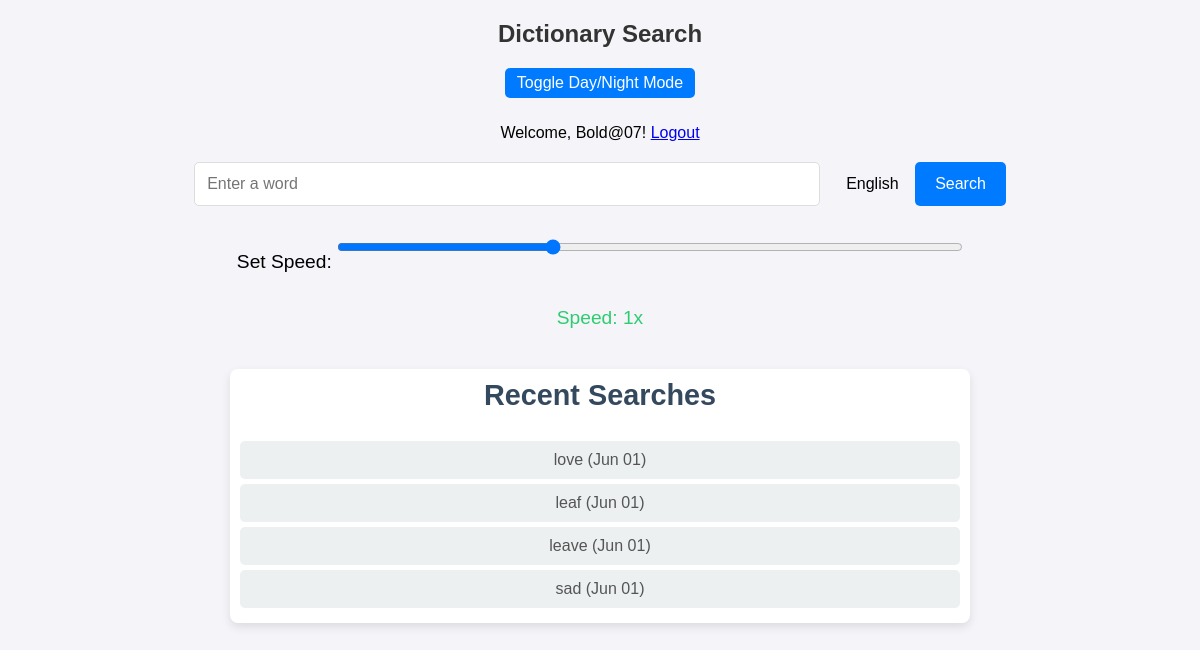
The app's page / (signed in) with its own data.
### dictionary/models.py (models this page shows, shortened)
class SearchHistory(models.Model):
    user = models.ForeignKey(User, on_delete=models.CASCADE)  # Connects search history to a user
    word = models.CharField(max_length=255)  # Stores the searched word
    language = models.CharField(max_length=10, default='en')  # Stores the language code of the search
    search_time = models.DateTimeField(auto_now_add=True)
    class Meta:
        app_label = 'dictionary'

### dictionary/views.py (the view, shortened to what this page needs)
# urls.py: path('', views.search, name='search'),
def search(request):
    import logging
    query = request.GET.get('q', '').strip()  # Get the searched word
    language = request.GET.get('language', 'en').strip()  # Get the selected language, default to 'en'
    word_data = None  # Default to None if no word is searched
    synonyms = []
    antonyms = []
    recent_searches = []
    error_message = None
    linguistic_features = []
    from .models import Word, LinguisticFeature
    if request.user.is_authenticated:
        recent_searches = SearchHistory.objects.filter(user=request.user).order_by('-search_time')[:5]
    return render(request, 'dictionary/search_results.html', {
        'word_data': word_data, 'query': query, 'language': language, 'synonyms': synonyms, 'antonyms': antonyms,
        'recent_searches': recent_searches, 'error_message': error_message, 'linguistic_features': linguistic_features
    })

### dictionary/templates/dictionary/search_results.html (shortened to what this page needs)
<!DOCTYPE html>
<html lang="en">
<head>
</head>
<body>
  <h2>Dictionary Search</h2>
  <button id="themeToggle" style="margin-bottom: 10px; padding: 6px 12px; cursor: pointer;">Toggle Day/Night Mode</button>
  {% if user.is_authenticated %}
    <p>Welcome, {{ user.username }}! <a href="{% url 'logout' %}">Logout</a></p>
  {% else %}
    <p><a href="{% url 'login' %}">Login</a> | <a href="{% url 'signup' %}">Sign Up</a></p>
  {% endif %}
  <form method="GET" autocomplete="off">
    <input type="text" id="searchInput" name="q" placeholder="Enter a word" value="{{ query }}" required>
    <select name="language" id="languageSelect" style="margin-left: 10px; padding: 6px; font-size: 16px; -webkit-appearance: none; -moz-appearance: none; appearance: none; border: none; background: transparent; cursor: default;">
      <option value="en" {% if language == 'en' %}selected{% endif %}>English</option>
    </select>
    <button type="submit" style="margin-left: 10px;">Search</button>
  </form>
  <div class="speed-wrapper">
      <label for="speedControl">Set Speed:</label>
      <input type="range" id="speedControl" min="0.5" max="2" step="0.1" value="1" onchange="updateSpeed(this.value)">
      <p>Speed: <span id="speedValue">1</span>x</p>
  </div>
  {% if user.is_authenticated %}
    <div class="recent-searches">
        <h3>Recent Searches</h3>
        <ul>
            {% for search in recent_searches %}
                <li>{{ search.word }} ({{ search.search_time|date:"M d" }})</li>
            {% empty %}
                <li>No recent searches.</li>
            {% endfor %}
        </ul>
    </div>
  {% endif %}
</body>
</html>

### dictionary/templates/dictionary/search_results.html (style rules this page uses)
body { font-family: Arial, sans-serif; text-align: center; margin: 0; padding: 0; background-color: #f4f4f9; }
h2, h3, h4 { color: #2c3e50; }
h2 { margin-top: 20px; color: #333; }
form { display: flex; justify-content: center; margin-top: 20px; }
h3 { margin-top: 0; font-size: 1.8em; color: #34495e; }
input { padding: 12px; width: 50%; margin-right: 10px; border: 1px solid #ddd; border-radius: 5px; font-size: 16px; }
button { padding: 12px 20px; font-size: 16px; background-color: #007bff; color: white; border: none; border-radius: 5px; cursor: pointer; }
#speedControl { width: 50%; margin: 20px 0; }
.speed-wrapper { font-size: 1.2em; margin-bottom: 20px; }
.speed-wrapper p { color: #2ecc71; }
.speed-wrapper input { margin-right: 10px; }
.recent-searches { margin-top: 40px; padding: 10px; background-color: #ffffff; border-radius: 8px; box-shadow: 0px 4px 10px rgba(0, 0, 0, 0.1); width: 60%; margin-left: auto; margin-right: auto; }
.recent-searches ul { list-style-type: none; padding: 0; margin: 0; }
.recent-searches li { font-size: 16px; color: #555; padding: 10px; background-color: #ecf0f1; margin: 5px 0; border-radius: 5px; }

### records on screen
SearchHistory: word "love", search_time "Jun 01"
SearchHistory: word "leaf", search_time "Jun 01"
SearchHistory: word "leave", search_time "Jun 01"
SearchHistory: word "sad", search_time "Jun 01"

### other values on screen
{{ user.username }} "Bold@07"
